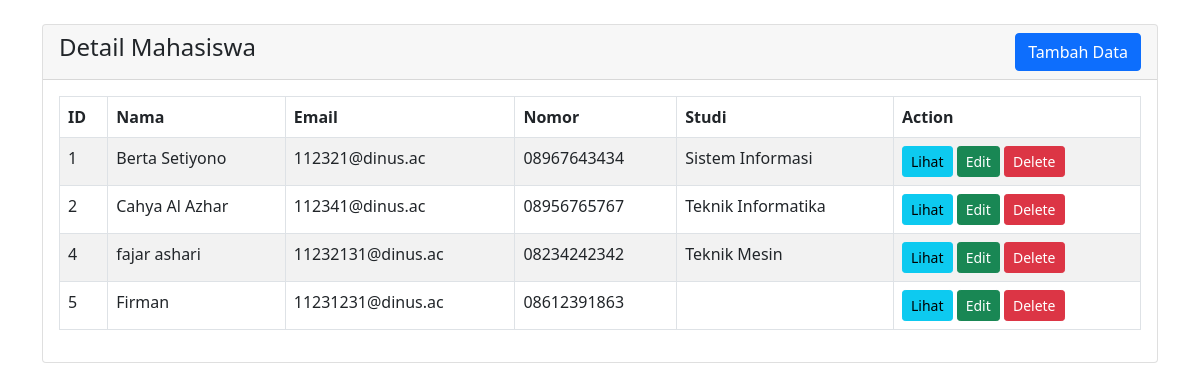
The page / on the database its author committed.
### tables this page shows
CREATE TABLE `mahasiswa` (
  `id` int(6) NOT NULL,
  `nama` varchar(31) NOT NULL,
  `email` varchar(31) NOT NULL,
  `phone` varchar(31) NOT NULL,
  `studi` varchar(31) NOT NULL
);

### index.php (the view, shortened to what this page needs)
<?php
    require 'connect.php';
?>
<!doctype html>
<html lang="en">
  <head>
    <link href="https://cdn.jsdelivr.net/npm/bootstrap@5.0.2/dist/css/bootstrap.min.css" rel="stylesheet">
</head>
<body>
    <div class="container mt-4">
        <div class="row">
            <div class="col-md-12">
                <div class="card">
                    <div class="card-header">
                        <h4>Detail Mahasiswa
                            <a href="mahasiswa-create.php" class="btn btn-primary float-end">Tambah Data</a>
                        </h4>
                    </div>
                    <div class="card-body">
                        <table class="table table-bordered table-striped">
                            <thead>
                                <tr>
                                    <th>ID</th>
                                    <th>Nama</th>
                                    <th>Email</th>
                                    <th>Nomor</th>
                                    <th>Studi</th>
                                    <th>Action</th>
                                </tr>
                            </thead>
                            <tbody>
                                <?php
                                    $query = "SELECT * FROM mahasiswa";
                                    $query_run = mysqli_query($con, $query);
                                    if(mysqli_num_rows($query_run) > 0)
                                    {
                                        foreach($query_run as $student)
                                        {
                                            ?>
                                            <tr>
                                                <td><?= $student['id']; ?></td>
                                                <td><?= $student['nama']; ?></td>
                                                <td><?= $student['email']; ?></td>
                                                <td><?= $student['phone']; ?></td>
                                                <td><?= $student['studi']; ?></td>
                                                <td>
                                                    <a href="mahasiswa-view.php?id=<?= $student['id']; ?>" class="btn btn-info btn-sm">Lihat</a>
                                                    <a href="mahasiswa-edit.php?id=<?= $student['id']; ?>" class="btn btn-success btn-sm">Edit</a>
                                                    <form action="code.php" method="POST" class="d-inline">
                                                    <button type="submit" name="hapus_mahasiswa" value="<?=$student['id'];?>" class="btn btn-danger btn-sm">Delete</button>
                                                    </form>
                                                </td>
                                            </tr>
                                            <?php
                                        }
                                    }
                                    else
                                    {
                                        echo "<h5> No Record Found </h5>";
                                    }
                                ?>
                            </tbody>
                        </table>
                    </div>
                </div>
            </div>
        </div>
    </div>
</body>
</html>

### rows shown on the page
mahasiswa: id "1", nama "Berta Setiyono", email "112321@dinus.ac", phone "08967643434", studi "Sistem Informasi"
mahasiswa: id "2", nama "Cahya Al Azhar", email "112341@dinus.ac", phone "08956765767", studi "Teknik Informatika"
mahasiswa: id "4", nama "fajar ashari", email "11232131@dinus.ac", phone "08234242342", studi "Teknik Mesin"
mahasiswa: id "5", nama "Firman", email "11231231@dinus.ac", phone "08612391863"
